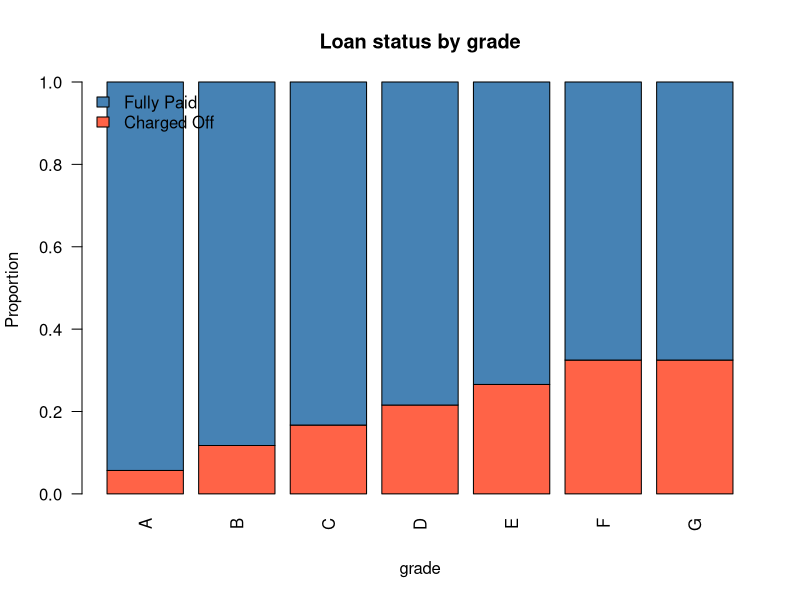
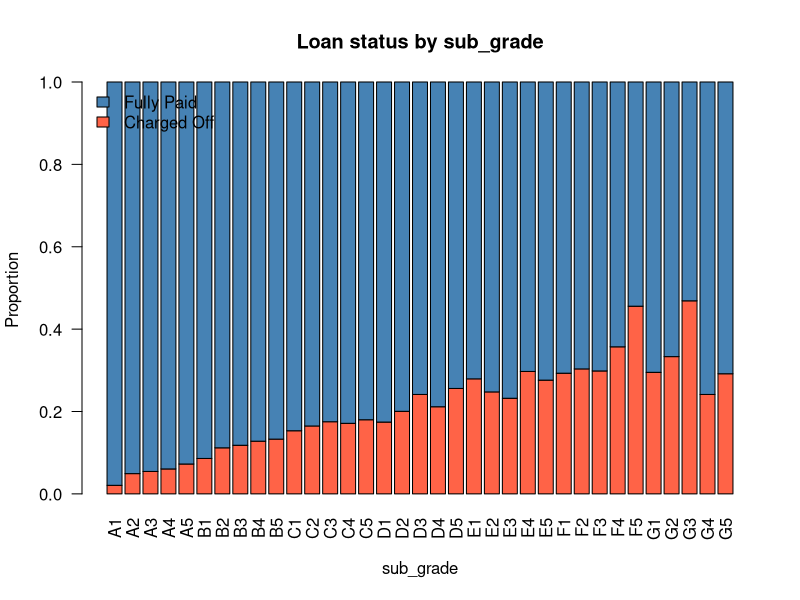
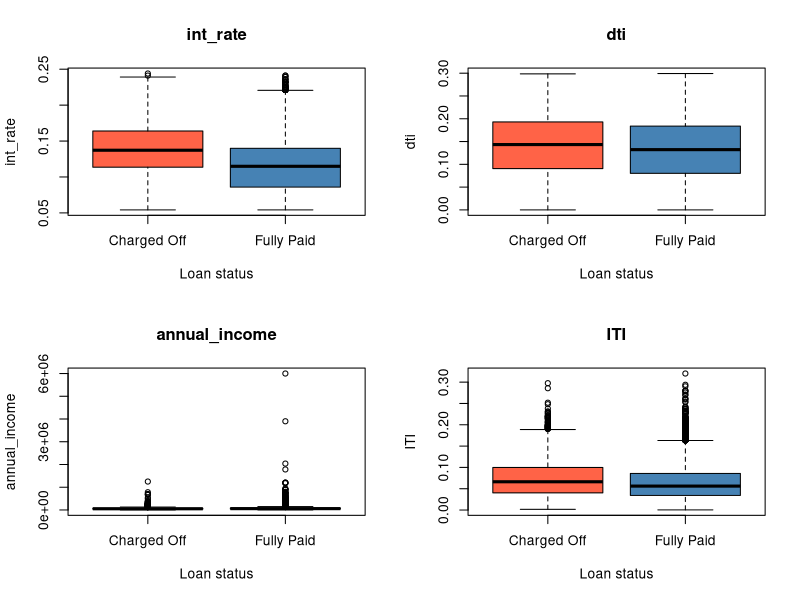
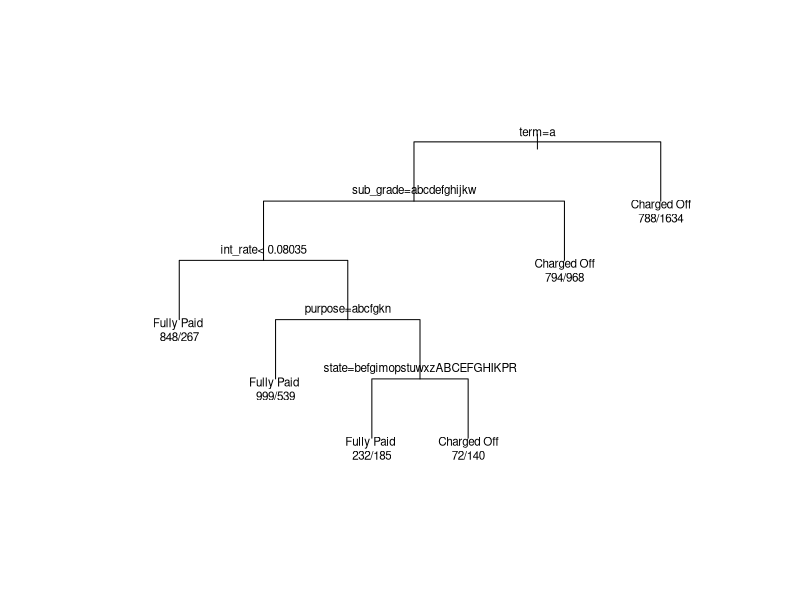

Write R code to recreate these figures, in order. (Note: this script raises an error after producing the figures.)
# Run from the folder containing this file: Rscript solution.R
# Required package: rpart (included in standard R recommended packages).
# Models are selected using training data only. Positive = Charged Off.
options(stringsAsFactors = FALSE, width = 120)
library(rpart)
set.seed(2406)
dir.create('results', showWarnings = FALSE)
sink('results/R_output.txt', split = TRUE)
write_result <- function(x, name) {
  print(x)
  write.csv(x, file.path('results', paste0(name, '.csv')), row.names = FALSE)
}
train <- read.csv('data/trainset.csv')
bal <- read.csv('data/trainset.bal.csv')
test <- read.csv('data/testset.csv')
cat('\nDATA CHECKS\n')
for (nm in c('train','bal','test')) {
  d <- get(nm)
  cat(nm, ':', nrow(d), 'rows;', sum(is.na(d)), 'missing cells;',
      sum(duplicated(d$id)), 'duplicate IDs\n')
  stopifnot(!anyNA(d), !anyDuplicated(d$id), all(d$annual_income > 0))
}
stopifnot(!length(intersect(train$id, test$id)), all(bal$id %in% train$id))
# No imputation, winsorisation or row deletion is necessary for these files.
# Add ITI to ALL THREE data frames.
train$ITI <- 12 * train$installment / train$annual_income
bal$ITI <- 12 * bal$installment / bal$annual_income
test$ITI <- 12 * test$installment / test$annual_income

cat('\nQ1: grade / sub_grade and loan_status (original training set)\n')
rate_table <- function(d, variable) {
  t <- table(d[[variable]], factor(d$loan_status, levels=c('Fully Paid','Charged Off')))
  data.frame(Level=rownames(t), Fully_Paid=t[,1], Charged_Off=t[,2],
             Charged_Off_Percent=100*t[,2]/rowSums(t), row.names=NULL)
}
grade_tab <- rate_table(train, 'grade')
subgrade_tab <- rate_table(train, 'sub_grade')
write_result(grade_tab, 'Q1_grade')
write_result(subgrade_tab, 'Q1_sub_grade')
pdf('results/Q1_stacked_bars.pdf', width=12, height=7)
for (v in c('grade','sub_grade')) {
  tab <- table(train$loan_status, train[[v]])
  barplot(prop.table(tab, 2), col=c('tomato','steelblue'), las=2,
          main=paste('Loan status by', v), ylab='Proportion', xlab=v,
          legend.text=rownames(tab), args.legend=list(x='topleft', bty='n'))
}
dev.off()

cat('\nQ2: concise exploration using original training data\n')
write_result(rate_table(train, 'loan_status'), 'Q2_outcome')
for (v in c('term','home_ownership','purpose'))
  write_result(rate_table(train,v), paste0('Q2_',v))
num_vars <- c('annual_income','dti','installment','int_rate','loan_amount','total_acc','ITI')
num_summary <- do.call(rbind, lapply(split(train, train$loan_status), function(d)
  do.call(rbind, lapply(num_vars, function(v) data.frame(
    Outcome=d$loan_status[1], Variable=v, N=nrow(d), Min=min(d[[v]]),
    Median=median(d[[v]]), Mean=mean(d[[v]]), Max=max(d[[v]]))))))
write_result(num_summary, 'Q2_numeric_summary')
pdf('results/Q2_boxplots.pdf', width=10, height=8)
par(mfrow=c(2,2))
for (v in c('int_rate','dti','annual_income','ITI'))
  boxplot(train[[v]] ~ train$loan_status, main=v, xlab='Loan status', ylab=v,
          col=c('tomato','steelblue'))
dev.off()

cat('\nQ3: observed term values\n')
print(table(train$term))
# Use an unordered factor: the observed loan products are 36 and 60 months.
cat('\nQ4: ITI = 12 * installment / annual_income\n')
write_result(data.frame(Min=min(train$ITI), Median=median(train$ITI),
                       Mean=mean(train$ITI), Max=max(train$ITI)), 'Q4_ITI_summary')

# Set response reference so binomial glm estimates P(Charged Off).
classes <- c('Fully Paid','Charged Off')
cat_vars <- c('state','emp_length','home_ownership','purpose','sub_grade',
              'term','verification_status')
for (nm in c('train','bal','test')) {
  d <- get(nm)
  d$loan_status <- factor(d$loan_status, levels=classes)
  for (v in cat_vars) {
    # Learn levels from original training data, never from test outcomes.
    lv <- sort(unique(train[[v]]))
    d[[v]] <- factor(d[[v]], levels=lv)
  }
  stopifnot(!anyNA(d))
  assign(nm, d)
}
xvars <- setdiff(names(train), c('id','grade','loan_status'))
form <- reformulate(xvars, response='loan_status')
metrics <- function(actual, predicted) {
  cm <- table(Actual=factor(actual,levels=classes), Predicted=factor(predicted,levels=classes))
  tn<-cm[1,1]; fp<-cm[1,2]; fn<-cm[2,1]; tp<-cm[2,2]
  data.frame(TN=unname(tn), FP=unname(fp), FN=unname(fn), TP=unname(tp),
    FPR=unname(fp/(fp+tn)), FNR=unname(fn/(fn+tp)),
    Accuracy=unname((tn+tp)/sum(cm)))
}
glm_class <- function(m,d) factor(ifelse(predict(m,d,type='response')>=0.5,
                                         'Charged Off','Fully Paid'), levels=classes)
complexity_glm <- function(m) m$rank # estimable coefficients, including intercept
complexity_cart <- function(m) sum(m$frame$var != '<leaf>')

cat('\nQ5: logistic regression on original training data\n')
lr_original <- glm(form, data=train, family=binomial())
stopifnot(lr_original$converged)
pred_original <- glm_class(lr_original, test)
cm_original <- table(Actual=test$loan_status, Predicted=pred_original)
print(cm_original)
write.csv(as.data.frame.matrix(cm_original), 'results/Q5_confusion_matrix.csv')
write_result(metrics(test$loan_status,pred_original), 'Q5_metrics')

cat('\nQ6: balance, full logistic regression, backward elimination, maximal and pruned CART\n')
print(table(bal$loan_status)); print(prop.table(table(bal$loan_status)))
lr_full <- glm(form, data=bal, family=binomial())
stopifnot(lr_full$converged)
# Backward elimination by term-wise likelihood-ratio p-values (alpha = 0.05).
# Multi-level factors are removed as whole variables, not individual levels.
lr_opt <- lr_full
elimination <- data.frame(Step=integer(), Removed=character(), P_value=numeric())
repeat {
  dt <- drop1(lr_opt, test='Chisq')
  pv <- dt[-1, 'Pr(>Chi)']; names(pv) <- rownames(dt)[-1]
  if (!length(pv) || all(is.na(pv)) || max(pv,na.rm=TRUE)<=0.05) break
  worst <- names(which.max(pv))
  elimination <- rbind(elimination, data.frame(Step=nrow(elimination)+1,
                         Removed=worst, P_value=unname(pv[worst])))
  lr_opt <- update(lr_opt, paste('. ~ . -', worst))
  stopifnot(lr_opt$converged)
}
write_result(elimination, 'Q6_backward_elimination')
cat('Optimised logistic formula:\n'); print(formula(lr_opt))
write.csv(coef(summary(lr_opt)), 'results/Q6_logistic_coefficients.csv')
# Maximal = no cost-complexity pre-pruning; standard rpart size/depth limits retained.
# minsplit=20, minbucket=7, maxdepth=30; not a guaranteed fully pure tree.
fit_cart <- function(d, vars, seed) {
  set.seed(seed)
  rpart(reformulate(vars,'loan_status'), data=d, method='class',
        parms=list(split='gini'),
        control=rpart.control(cp=0, minsplit=20, minbucket=7, maxdepth=30,
                              xval=10, maxsurrogate=0))
}
prune_1se <- function(m) {
  ct <- m$cptable
  i <- which.min(ct[,'xerror'])
  cutoff <- ct[i,'xerror'] + ct[i,'xstd']
  eligible <- which(ct[,'xerror']<=cutoff)
  j <- eligible[which.min(ct[eligible,'nsplit'])]
  prune(m, cp=ct[j,'CP'])
}
cart_max <- fit_cart(bal, xvars, 2406)
cart_opt <- prune_1se(cart_max)
write_result(as.data.frame(cart_max$cptable), 'Q6_CART_cv')
models <- list('Logistic (all predictors)'=lr_full, 'Logistic (backward p-value)'=lr_opt,
               'Maximal CART'=cart_max, 'CART (10-fold CV, 1SE)'=cart_opt)
preds <- lapply(models, function(m) if (inherits(m,'glm')) glm_class(m,test)
                else predict(m,test,type='class'))
q6 <- do.call(rbind,lapply(seq_along(models),function(i) {
  m <- models[[i]]
  data.frame(Model=names(models)[i], Complexity=if(inherits(m,'glm'))
    complexity_glm(m) else complexity_cart(m), metrics(test$loan_status,preds[[i]]))
}))
rownames(q6)<-NULL
write_result(q6, 'Q6_model_comparison')
pdf('results/Q6_pruned_CART.pdf', width=14,height=9)
if (complexity_cart(cart_opt)>0) {plot(cart_opt,uniform=TRUE,margin=0.15); text(cart_opt,use.n=TRUE,cex=0.7)} else {plot.new();text(0.5,0.5,'1SE selected an intercept-only tree')}
dev.off()

cat('\nQ7: CART recursive feature elimination\n')
# Recursive elimination ranks original variables using CART importance.
# Each OUTER training fold builds its own elimination path; its validation fold
# never influences rankings or inner 10-fold pruning. Test set is used only at end.
# At each size, prune by the SAME 1SE rule as Q6 for a like-for-like comparison.
rfe_path <- function(d, seed, validation=NULL) {
  remaining <- xvars; out <- list()
  while(length(remaining)) {
    maximal <- fit_cart(d, remaining, seed)
    fitted <- prune_1se(maximal)
    imp <- setNames(rep(0,length(remaining)), remaining)
    available <- intersect(names(maximal$variable.importance),remaining)
    imp[available] <- maximal$variable.importance[available]
    entry <- list(vars=remaining, model=fitted)
    if(!is.null(validation)) {
      p <- predict(fitted,validation,type='class')
      entry$correct <- sum(p==validation$loan_status)
      entry$n <- nrow(validation)
    }
    out[[as.character(length(remaining))]] <- entry
    # Deterministic alphabetical tie-break when importances tie.
    remove <- names(sort(imp))[1]
    remaining <- setdiff(remaining,remove)
  }
  out
}
set.seed(2406)
fold <- integer(nrow(bal))
for (cl in classes) {
  idx <- which(bal$loan_status==cl)
  fold[idx] <- sample(rep(1:10,length.out=length(idx)))
}
cv_scores <- matrix(NA_real_,10,length(xvars))
for (k in 1:10) {
  cat('RFE validation fold',k,'of 10\n'); flush.console()
  path <- rfe_path(bal[fold!=k,], seed=2406+100*k, validation=bal[fold==k,])
  for(s in seq_along(xvars)) cv_scores[k,s] <- path[[as.character(s)]]$correct/path[[as.character(s)]]$n
}
rfe_cv <- data.frame(Variables=seq_along(xvars), CV_Accuracy=colMeans(cv_scores),
                     SE=apply(cv_scores,2,sd)/sqrt(10))
write_result(rfe_cv,'Q7_RFE_CV')
# Maximise CV accuracy; select fewer variables if tied.
best_size <- which.max(rfe_cv$CV_Accuracy)
full_path <- rfe_path(bal,seed=2406)
cart_rfe <- full_path[[as.character(best_size)]]$model
selected <- full_path[[as.character(best_size)]]$vars
cat('RFE selected',best_size,'variables:\n'); print(selected)
write_result(data.frame(Variable=selected), 'Q7_RFE_selected_variables')
pred_rfe <- predict(cart_rfe,test,type='class')
q7 <- rbind(data.frame(Model='CART before RFE (1SE)', Complexity=complexity_cart(cart_opt),
                        metrics(test$loan_status,preds[[4]])),
            data.frame(Model='CART after RFE (1SE)', Complexity=complexity_cart(cart_rfe),
                        metrics(test$loan_status,pred_rfe)))
write_result(q7,'Q7_RFE_comparison')
cm_rfe <- table(Actual=test$loan_status,Predicted=pred_rfe)
print(cm_rfe)
write.csv(as.data.frame.matrix(cm_rfe),'results/Q7_RFE_confusion_matrix.csv')
cat('Accuracy change (percentage points):',100*diff(q7$Accuracy),'\n')
# No statistical significance claim is inferred from a point-accuracy change.
# Interpret the observed change in the requested written follow-up.
saveRDS(list(original_logistic=lr_original, balanced_models=models, RFE_CART=cart_rfe,
             selected_variables=selected, fold=fold), 'results/models.rds')
writeLines(capture.output(sessionInfo()),'results/sessionInfo.txt')
cat('\nQ8 and written explanations deferred as requested.\n')
sink()
